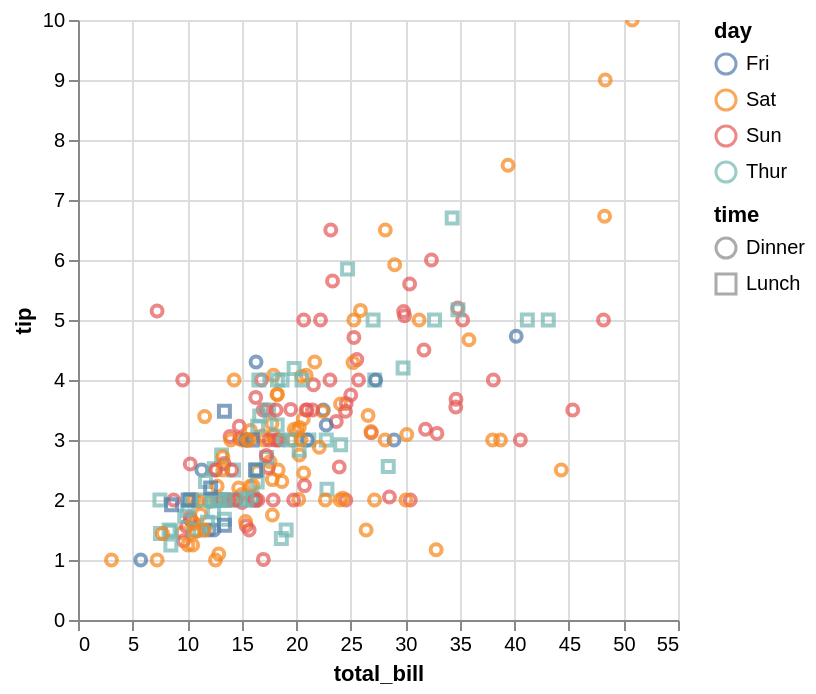

Notebook source saved alongside this figure:
### Markdown cell above
**Ask the room:** which day is 2nd? On the bars you answered instantly; here you're guessing. That gap *is* the Cleveland–McGill ranking, lived.

## Part 2 — The grammar as an API (Altair)

### Code cell
import altair as alt

chart = (alt.Chart(tips)
    .mark_point()
    .encode(
        x="total_bill",
        y="tip",
        color="day",     # identity channel <- categorical ✓
        shape="time",    # identity channel <- categorical ✓
    ))
chart.interactive()

### Figure 1 — Vega-Lite specification as saved in the notebook (floating-point values rounded to 4 significant figures; data arrays with more than 128 entries replaced by an {"elided": "..."} marker saying what was removed)
{"config": {"view": {"continuousWidth": 300, "continuousHeight": 300}}, "data": {"name": "data-f795d6974a782cd165ff81948ea68153"}, "mark": {"type": "point"}, "encoding": {"color": {"field": "day", "type": "nominal"}, "shape": {"field": "time", "type": "nominal"}, "x": {"field": "total_bill", "type": "quantitative"}, "y": {"field": "tip", "type": "quantitative"}}, "params": [{"name": "param_1e9efca18e7a2868", "select": {"type": "interval", "encodings": ["x", "y"]}, "bind": "scales"}], "$schema": "https://vega.github.io/schema/vega-lite/v6.4.1.json", "datasets": {"data-f795d6974a782cd165ff81948ea68153": {"elided": "244 records"}}}
